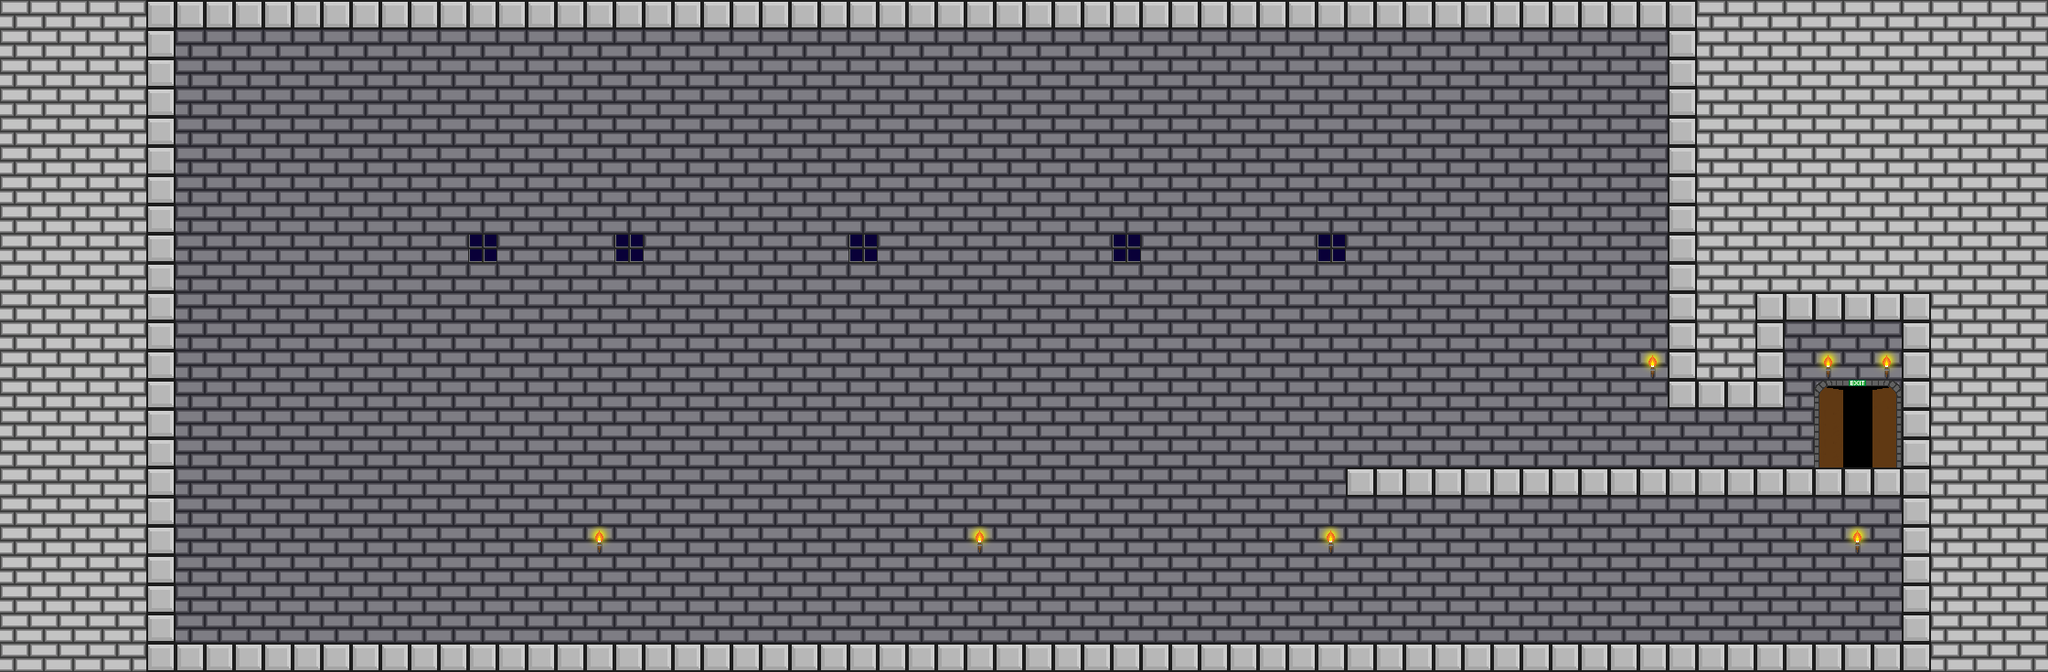

A 2D game scene composited from a Tiled map and its tileset images. What follows is a short description and the map's XML, with each tile layer's data collapsed to a summary:
An orthogonal 70x23 tile map with 32x32 px tiles, 5 tile layers (background, background lighting, ground, noncollidable, ...) and 7 objects (3x movable, player, end, door, sensor).

<map version="1.0" orientation="orthogonal" width="70" height="23" tilewidth="32" tileheight="32">
 <tileset firstgid="1" name="KS Tiles" tilewidth="32" tileheight="32" spacing="2" margin="1">
  <image source="../art/tiles/tileset/tileset1.png" width="272" height="238" />
 </tileset>
 <layer name="background" width="70" height="23">
  <data>[1610 cells, 1610 non-empty, 1 distinct tile ids]</data>
 </layer>
 <layer name="background lighting" width="70" height="23">
  <data>[1610 cells, 1302 non-empty, 1 distinct tile ids]</data>
 </layer>
 <layer name="ground" width="70" height="23">
  <data>[1610 cells, 189 non-empty, 1 distinct tile ids]</data>
 </layer>
 <layer name="noncollidable" width="70" height="23">
  <data>[1610 cells, 21 non-empty, 8 distinct tile ids]</data>
 </layer>
 <layer name="spikes" width="70" height="23">
  <data>[1610 cells, 0 non-empty, 0 distinct tile ids]</data>
 </layer>
 <objectgroup name="spawns" width="70" height="23">
  <object name="player" type="player" gid="1" x="1921" y="671" />
  <object name="end" type="end" gid="2" x="2017" y="512" />
  <object name="door1" type="door" gid="15" x="1856" y="480" />
  <object name="door1" type="sensor" gid="14" x="1601" y="513" />
  <object name="movable" type="movable" gid="5" x="992" y="703" />
  <object name="movable" type="movable" gid="5" x="2020" y="701" />
  <object name="movable" type="movable" gid="5" x="2021" y="664" />
 </objectgroup>
</map>
